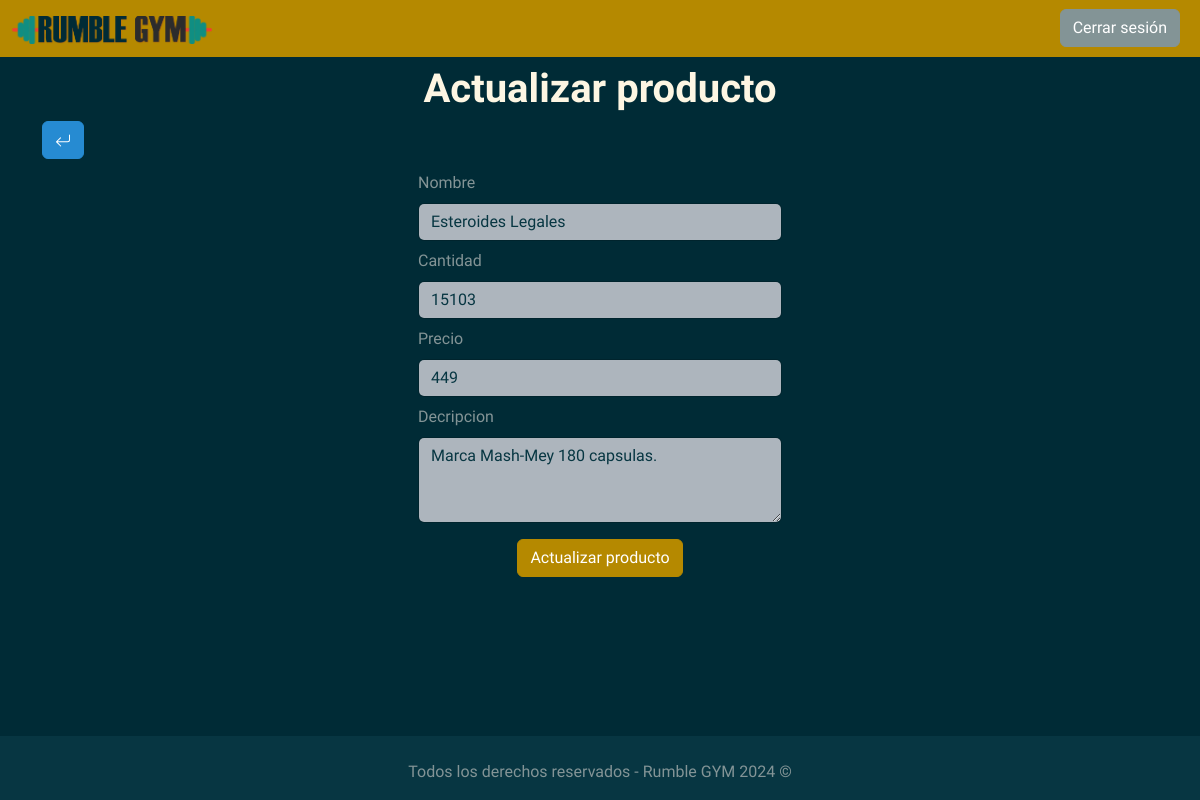
Before: /index.php?c=producto&a=editar&id=15102 (signed in) with the older database file.
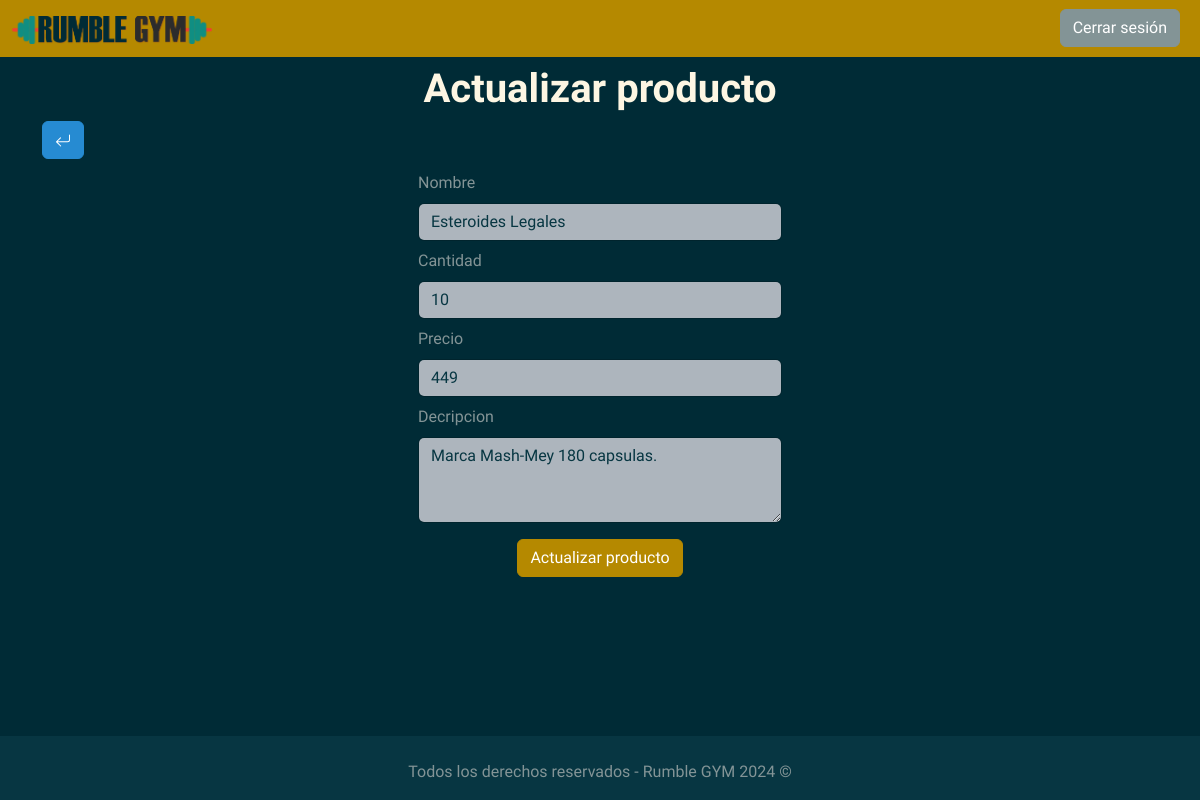
After: the same page with the newer database file.
### tables this page shows
CREATE TABLE `productos` (
  `id_producto` int NOT NULL,
  `nombre` varchar(45) NOT NULL,
  `descripcion` varchar(200) NOT NULL,
  `cantidad` int NOT NULL,
  `precio` float NOT NULL
);

### controllers/Producto.php (called while the page is built, shortened)
<?php
class ProductoController{
  private $productoModel;
  public function __construct(){
    require_once 'models/M_producto.php';
    $this->productoModel = new ProductoModel();
  }
  public function editar(){
    $producto = $this->productoModel->getProducto($_GET['id']);
    require_once 'views/producto/V_editarProducto.php';
  }
}
?>

### config/db/db.php (called while the page is built)
<?php
class Conectar{
  public static function conexion(){
    $host = "localhost";
    $user = "root";
    $pass = "";
    $db = "rumble_gym";
    $conexion = new mysqli($host, $user, $pass, $db);
    $conexion->query("SET NAMES 'utf8'");
    return $conexion;
  }
}
?>

### models/M_producto.php (called while the page is built, shortened)
<?php
class ProductoModel{
  private $db;
  public function __construct(){
    $this->db = Conectar::conexion();
  }
  public function getProducto($id){
    $query = $this->db->query("SELECT * FROM productos WHERE id_producto = '$id'");
    $row = $query->fetch_assoc();
    return $row;
  }
}
?>

### views/producto/V_editarProducto.php (the view, shortened to what this page needs)
<?php require_once 'includes/header.php';
require_once 'includes/navLogueado.php';
?>
<main>
  <div class="container">
    <h1 class="text-light text-center mt-2"><strong>Actualizar producto</strong></h1>
    <div class="d-flex justify-content-between">
      <a href="index.php?c=producto" class="btn btn-info mb-1">
      </a>
    </div>
    <div class="container d-flex justify-content-center">
      <form class="col-4" action="index.php?c=producto&a=actualizar" method="POST">
        <fieldset>
          <div class="form-group">
            <label for="nombre" class="form-label mt-2">Nombre</label>
            <input type="text" class="form-control" id="nombre" name="nombre" placeholder="Nombre del producto" autocomplete="off" value="<?php echo $producto['nombre']; ?>">
          </div>
          <div class="form-group">
            <label for="cantidad" class="form-label mt-2">Cantidad</label>
            <input type="number" min="0" class="form-control" id="cantidad" name="cantidad" placeholder="Cantidad de productos" autocomplete="off" value="<?php echo $producto['cantidad']; ?>">
          </div>
          <div class="form-group">
            <label for="precio" class="form-label mt-2">Precio</label>
            <input type="number" min="0" step="0.01" class="form-control" id="precio" name="precio" placeholder="Precio del producto" autocomplete="off" value="<?php echo $producto['precio']; ?>">
          </div>
          <div class="form-group">
            <label for="descripcion" class="form-label mt-2">Decripcion</label>
            <textarea class="form-control" id="descripcion" name="descripcion" rows="3" data-dl-input-translation="true" placeholder="Descripcion del producto" autocomplete="off"><?php echo $producto['descripcion']; ?></textarea>
          </div>
          <div class="d-flex justify-content-center mt-2 mb-3">
            <button type="submit" class="btn btn-primary mt-2">Actualizar producto</button>
          </div>
        </fieldset>
      </form>
    </div>
  </div>
</main>
<?php require_once 'includes/footer.php' ?>

Changed rows visible on the page:
changed productos "Esteroides Legales": cantidad "15103" → "10"
